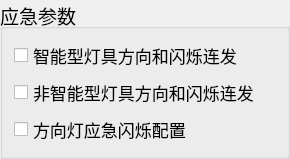
  <widget class="QGroupBox" name="EmergencyBox">
   <property name="geometry">
    <rect>
     <x>90</x>
     <y>150</y>
     <width>290</width>
     <height>140</height>
    </rect>
   </property>
   <property name="font">
    <font>
     <pointsize>14</pointsize>
    </font>
   </property>
   <property name="title">
    <string>应急参数</string>
   </property>
   <property name="checkable">
    <bool>false</bool>
   </property>
   <property name="checked">
    <bool>false</bool>
   </property>
   <layout class="QVBoxLayout" name="verticalLayout_12">
    <item>
     <widget class="QCheckBox" name="DirectionTwinkleCheckBox">
      <property name="font">
       <font>
        <pointsize>13</pointsize>
       </font>
      </property>
      <property name="text">
       <string>智能型灯具方向和闪烁连发</string>
      </property>
     </widget>
    </item>
    <item>
     <widget class="QCheckBox" name="UCDirectionTwinkleCheckBox">
      <property name="font">
       <font>
        <pointsize>13</pointsize>
       </font>
      </property>
      <property name="text">
       <string>非智能型灯具方向和闪烁连发</string>
      </property>
     </widget>
    </item>
    <item>
     <widget class="QCheckBox" name="TwinkleCheckBox">
      <property name="font">
       <font>
        <pointsize>13</pointsize>
       </font>
      </property>
      <property name="text">
       <string>方向灯应急闪烁配置</string>
      </property>
     </widget>
    </item>
   </layout>
  </widget>
